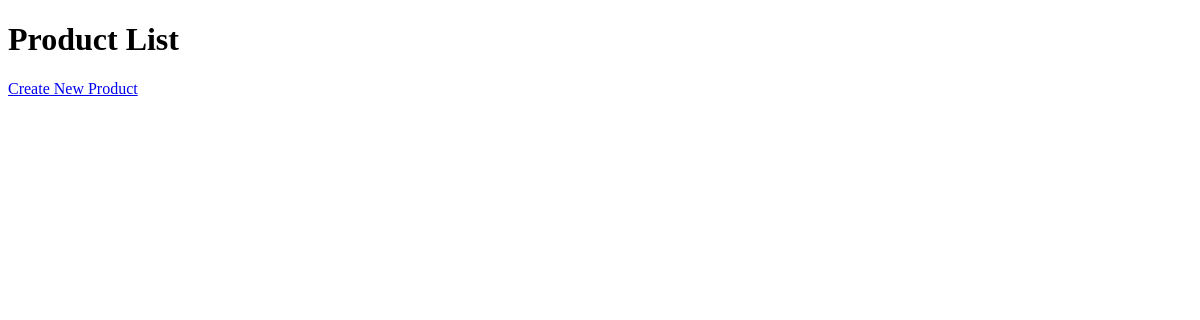
/product/, run on an earlier commit of the app's database.
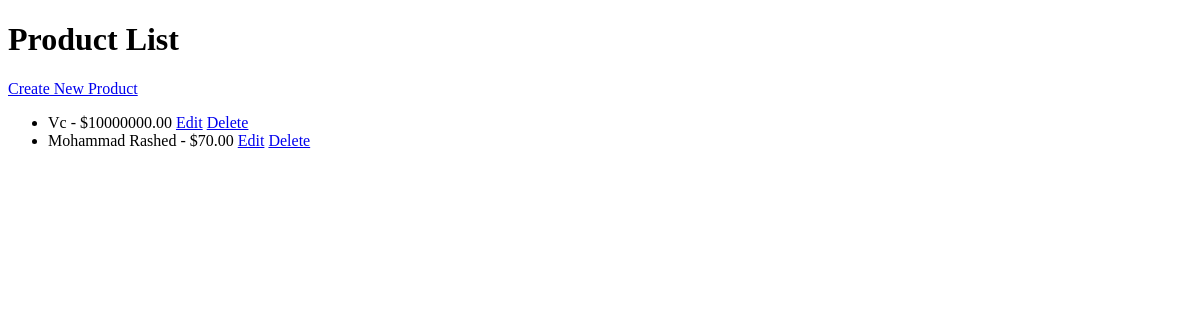
And on a later commit of the database.
### product/models.py (models this page shows, shortened)
class Product(models.Model):
    name = models.CharField(max_length=255)  # Short text
    description = models.TextField()  # Long text
    price = models.DecimalField(max_digits=10, decimal_places=2)  # Fixed-precision decimal
    stock = models.IntegerField()  # Numeric value
    available = models.BooleanField(default=True)  # Boolean
    created_at = models.DateTimeField(auto_now_add=True)  # Timestamp
    updated_at = models.DateTimeField(auto_now=True)  # Timestamp with updates
    image = models.ImageField(upload_to='products/')  # Image upload
    data = models.JSONField(null=True, blank=True)  # JSON storage
    category = models.ForeignKey(Category, on_delete=models.CASCADE)  # Many-to-One
    tags = models.ManyToManyField(Tag)  # Many-to-Many

### product/views.py (the view)
# urls.py: path("", product_list, name="product_list"),
def product_list(request):
    products = Product.objects.all()
    return render(request, "product_list.html", {"products": products})

### product/templates/product_list.html (shortened to what this page needs)
<!DOCTYPE html>
<html lang="en">
<head>
</head>
<body>
    <h1>Product List</h1>
    <a href="{% url 'product_create' %}">Create New Product</a>
    <ul>
        {% for product in products %}
        <li>
            {{ product.name }} - ${{ product.price }}
            <a href="{% url 'product_update' product.pk %}">Edit</a>
            <a href="{% url 'product_delete' product.pk %}">Delete</a>
        </li>
        {% endfor %}
    </ul>
</body>
</html>

What changed in the data, as far as the page shows it:
added Product: name "Vc", price "10000000.00"
added Product: name "Mohammad Rashed", price "70.00"
